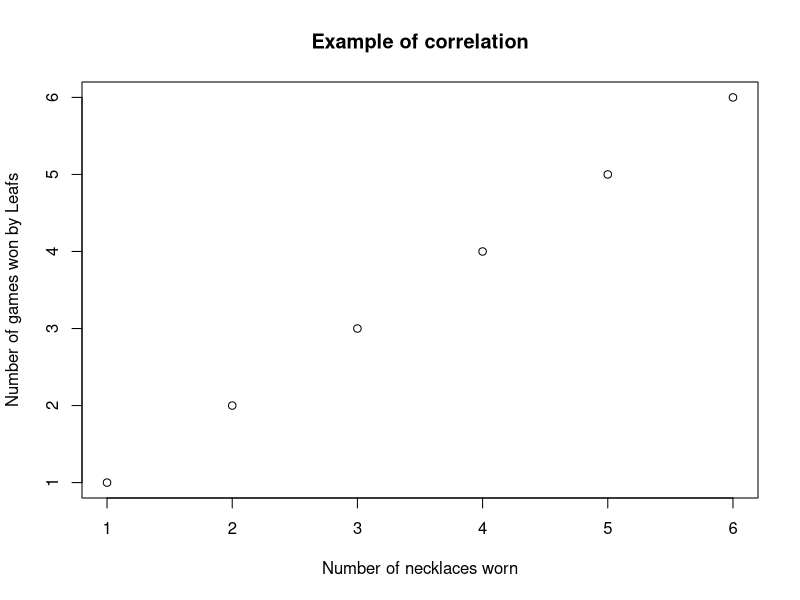

Write R code to recreate this figure.
## ---- chunk 1
knitr::opts_chunk$set(echo = TRUE)
## ---- chunk 2
# Create vector for number of necklaces worn.
num_necklaces <- c(1:6)

# Create vector for number of games won by the Leafs up until that point.
num_games_won <- c(1:6)

# Create a simple scatter plot, with the x-axis for the number of necklaces
# worn, and the y-axis for the number of games won up until that point.
plot(x = num_necklaces,
     y = num_games_won,
     xlab = "Number of necklaces worn",
     ylab = "Number of games won by Leafs")
title(main = "Example of correlation")
